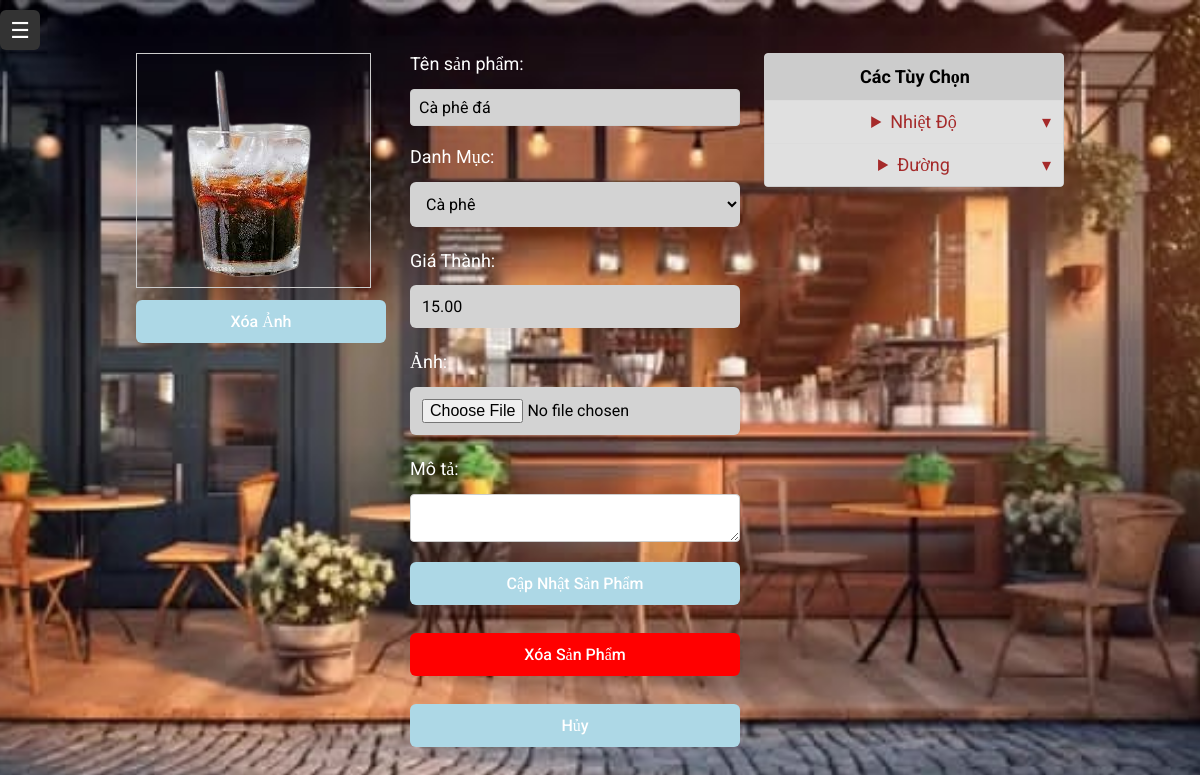
The page /product_info.php?id=5 (signed in) on the database its author committed.
### tables this page shows
CREATE TABLE `products` (
  `id` int(11) NOT NULL,
  `name` varchar(255) NOT NULL,
  `category` varchar(255) NOT NULL,
  `price` decimal(10,2) NOT NULL,
  `options` varchar(255) NOT NULL,
  `description` varchar(255) NOT NULL,
  `deleted` tinyint(1) NOT NULL DEFAULT 0,
  `active` tinyint(4) DEFAULT 1,
  `image` varchar(255) DEFAULT NULL
);

CREATE TABLE `product_categories` (
  `id` int(11) NOT NULL,
  `name` varchar(100) NOT NULL,
  `deleted` int(11) NOT NULL DEFAULT 0
);

CREATE TABLE `option_categories` (
  `id` int(11) NOT NULL,
  `name` varchar(100) NOT NULL,
  `deleted` tinyint(1) NOT NULL DEFAULT 0
);

### product_info.php (the view, shortened to what this page needs)
<?php
require_once 'config.php';
$product_id = isset($_GET['id']) ? intval($_GET['id']) : null;
$stmt = $connection->prepare("SELECT * FROM products WHERE id = ?");
$stmt->bind_param("i", $product_id);
$stmt->execute();
$result = $stmt->get_result();
$product = $result->fetch_assoc();
$current_category_id = $product['category'];
$prodCats = $connection->query("SELECT id,name FROM product_categories WHERE deleted = 0 ORDER BY name")->fetch_all(MYSQLI_ASSOC);
$optCats = $connection->query("SELECT id,name FROM option_categories WHERE deleted = 0 ORDER BY name")->fetch_all(MYSQLI_ASSOC);
?>
<!DOCTYPE html>
<html lang="en">
<head>
  <link rel="stylesheet" href="style.css">
</head>
<body>
  <?php include 'sidebar.php'; ?>
  <div class="forms-container" style="display:flex; gap:24px; align-items:flex-start; padding-top:20px;">
    <div style="width:250px;">
      <?php if ($product['image']): ?>
        <img src="<?= htmlspecialchars($product['image']) ?>" style="max-width:100%;border:1px solid #ccc;padding:4px;">
        <button form="edit-product-form" name="clear_image" style="margin-top:8px;">Xóa Ảnh</button>
      <?php endif; ?>
    </div>
    <form id="edit-product-form" method="POST" enctype="multipart/form-data" style="flex:1; display:flex; flex-direction:column; gap:8px;">
      <label>Tên sản phẩm:</label>
      <input type="text" name="product_name" value="<?= htmlspecialchars($product['name']) ?>" required>
      <label>Danh Mục:</label>
      <select name="product_category">
        <?php foreach ($prodCats as $cat): ?>
          <option value="<?= $cat['id'] ?>" <?= $cat['id']==$current_category_id?'selected':'' ?>><?= htmlspecialchars($cat['name']) ?></option>
        <?php endforeach; ?>
      </select>
      <label>Giá Thành:</label>
      <input type="number" name="product_price" min="0" step="0.01" value="<?= htmlspecialchars($product['price']) ?>" required>
      <label>Ảnh:</label>
      <input type="file" name="product_image" accept="image/*">
      <label>Mô tả:</label>
      <textarea name="product_desc"><?= htmlspecialchars($product['description']) ?></textarea>
      <button type="submit" name="update_product">Cập Nhật Sản Phẩm</button>
      <a href="product_info.php?id=<?= $product_id ?>&confirm_delete=1"><button type="button" style="background:red;color:white;">Xóa Sản Phẩm</button></a>
      <a href="product_management.php?category=<?= $current_category_id ?>"><button type="button">Hủy</button></a>
    </form>
    <div class="options-panel" style="width:300px;">
      <div class="options-header">Các Tùy Chọn</div>
      <?php foreach ($optCats as $cat): ?>
        <details class="opt-category">
          <summary><?= htmlspecialchars($cat['name']) ?></summary>
        </details>
      <?php endforeach; ?>
    </div>
  </div>
</body>
</html>

### style.css (style rules this page uses)
* { margin: 0; padding: 0; box-sizing: border-box; font-family: "Roboto", serif; }
body { display: flex; justify-content: center; align-items: center; min-height: 100vh; background: #FBDB93; font-size: 18px; color: white; background-image: url("uploads/admin-page.jpg"); background-color: transparent; background-attachment: fixed; background-repeat: no-repeat; background-position: center; background-size: cover; }
input, select { width: 100%; padding: 12px; background-color: lightgray; border-radius: 6px; border: None; outline: None; font-size: 16px; color: black; margin-bottom: 15px; }
button { width: 100%; padding: 12px; background: lightblue; border-radius: 6px; border: None; outline: None; font-size: 16px; color: white; margin-bottom: 20px; font-weight: 500; cursor: pointer; transition: 0.8s; }
.forms-container input[type="text"], .forms-container textarea { width: 100%; padding: 8px; margin-bottom: 12px; border: 1px solid #ccc; border-radius: 4px; box-sizing: border-box; }
.forms-container label { display: block; margin-bottom: 6px; }
.options-panel { border: 1px solid #ccc; background: #f8f8f8; border-radius: 4px; overflow: hidden; font-family: sans-serif; }
.options-header { background: #ccc; color: black; padding: 12px; width: 300px; text-align: center; font-weight: bold; }

### product_info.php (style rules this page uses)
body { background-image: url("uploads/admin-page.jpg"); background-color: transparent; background-attachment: fixed; background-repeat: no-repeat; background-position: center; background-size: cover; }
.opt-category { border-top: 1px solid #ddd; }
.opt-category summary { background: #e0e0e0; color: brown; padding: 10px; text-align: center; cursor: pointer; position: relative; }
.opt-category summary::after { content: "▾"; position: absolute; right: 12px; }

### rows shown on the page
products: image (picture), product_name "Cà phê đá", product_category "Cà phê", product_price "15.00"
option_categories: name "Nhiệt Độ"
option_categories: name "Đường"
